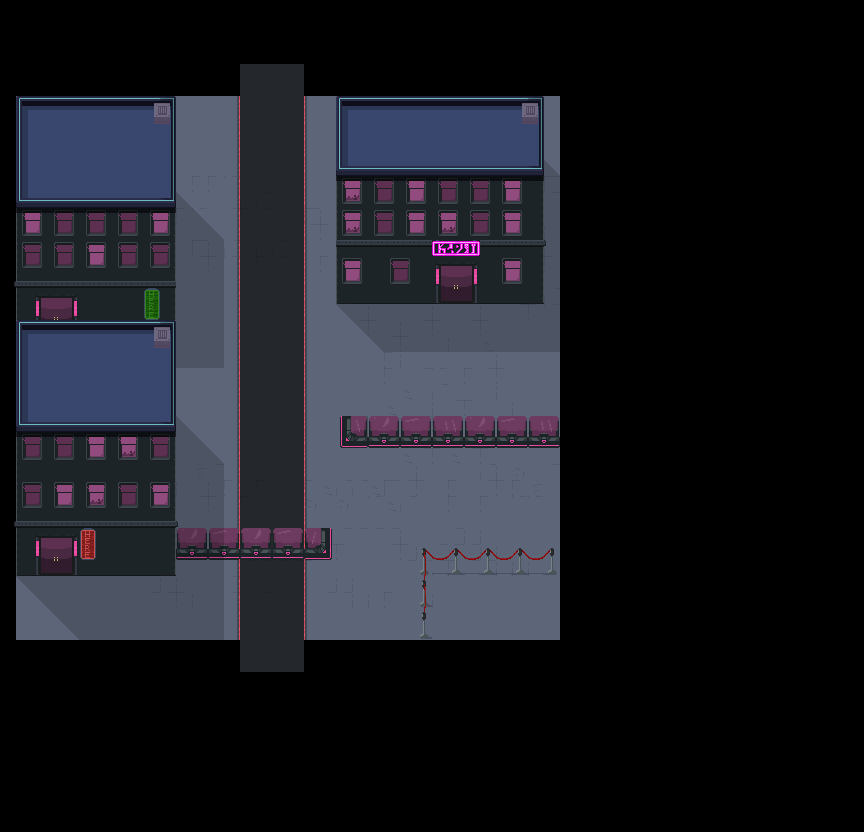

This game map was drawn from its Tiled (.tmx) file and the tilesets committed beside it. A one-line description and the trimmed map source follow:
An orthogonal 54x52 tile map with 16x16 px tiles, 11 tile layers (Suelo, Rotos de suelo, Aire, Paredes, ...), 2 tilesets and 8 objects (4x Spawner, 2x Up, 2x Down).

<map version="1.0" tiledversion="1.0.3" orientation="orthogonal" renderorder="right-down" width="54" height="52" tilewidth="16" tileheight="16" nextobjectid="38">
 <tileset firstgid="1" source="../../tileset/city.tsx" />
 <tileset firstgid="257" source="../../tileset/CityProps.tsx" />
 <layer name="Suelo" width="54" height="52">
  <data>[2808 cells, 1172 non-empty, 5 distinct tile ids]</data>
 </layer>
 <layer name="Rotos de suelo" width="54" height="52">
  <data>[2808 cells, 465 non-empty, 16 distinct tile ids]</data>
 </layer>
 <layer name="Aire" width="54" height="52">
  <data>[2808 cells, 182 non-empty, 13 distinct tile ids]</data>
 </layer>
 <layer name="Paredes" width="54" height="52">
  <data>[2808 cells, 517 non-empty, 38 distinct tile ids]</data>
 </layer>
 <layer name="Sombras" width="54" height="52">
  <data>[2808 cells, 151 non-empty, 3 distinct tile ids]</data>
 </layer>
 <layer name="Puertas" width="54" height="52">
  <data>[2808 cells, 24 non-empty, 9 distinct tile ids]</data>
 </layer>
 <layer name="Ventanas" width="54" height="52">
  <data>[2808 cells, 140 non-empty, 12 distinct tile ids]</data>
 </layer>
 <layer name="Decoracion de edificio" width="54" height="52">
  <data>[2808 cells, 0 non-empty, 0 distinct tile ids]</data>
 </layer>
 <layer name="Cosas de encima" width="54" height="52">
  <data>[2808 cells, 41 non-empty, 12 distinct tile ids]</data>
 </layer>
 <layer name="Techo" width="54" height="52">
  <data>[2808 cells, 33 non-empty, 1 distinct tile ids]</data>
 </layer>
 <layer name="Carteles" width="54" height="52">
  <data>[2808 cells, 0 non-empty, 0 distinct tile ids]</data>
 </layer>
 <objectgroup name="Puertas">
  <object id="8" name="Up" x="240" y="80" width="64" height="16" />
  <object id="27" name="Down" x="240" y="640" width="64" height="16" />
 </objectgroup>
 <objectgroup name="Entradas">
  <object id="29" name="Down" gid="255" x="256" y="608" width="16" height="16" />
  <object id="30" name="Up" gid="255" x="256" y="128" width="16" height="16" />
 </objectgroup>
 <objectgroup name="Spawners">
  <object id="32" name="Spawner" gid="240" x="464" y="512" width="16" height="16">
   <properties>
    <property name="Gunner" type="bool" value="false" />
    <property name="Stalker" type="bool" value="true" />
   </properties>
  </object>
  <object id="34" name="Spawner" gid="240" x="512" y="368" width="16" height="16">
   <properties>
    <property name="Gunner" type="bool" value="true" />
    <property name="Stalker" type="bool" value="false" />
   </properties>
  </object>
  <object id="35" name="Spawner" gid="240" x="464" y="608" width="16" height="16">
   <properties>
    <property name="Gunner" type="bool" value="true" />
    <property name="Stalker" type="bool" value="false" />
   </properties>
  </object>
  <object id="36" name="Spawner" gid="240" x="368" y="368" width="16" height="16">
   <properties>
    <property name="Gunner" type="bool" value="false" />
    <property name="Stalker" type="bool" value="true" />
   </properties>
  </object>
 </objectgroup>
 <objectgroup name="Animados" />
</map>
